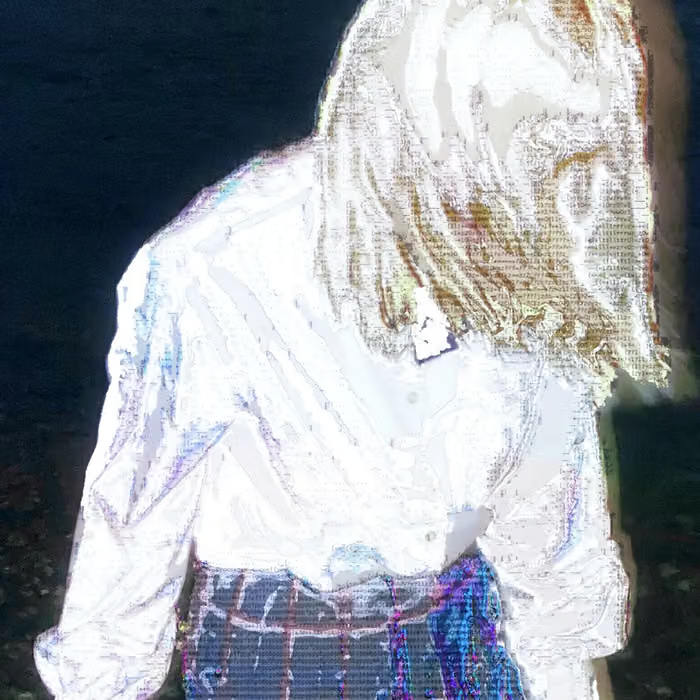
#> input picture test.png, 700 x 700 px
$ python HWweek1.py
#> lines starting #> are read from the running program, lines starting #| are printed output that depends on the picture; long printed decimals are rounded
import cv2, numpy as np, matplotlib.pyplot as plt

img = cv2.imread('test.png')
#> img is the input picture: shape (700, 700, 3); mean B, G, R 163, 156.7, 151.7
img_bw = cv2.cvtColor(img, cv2.COLOR_BGR2GRAY)
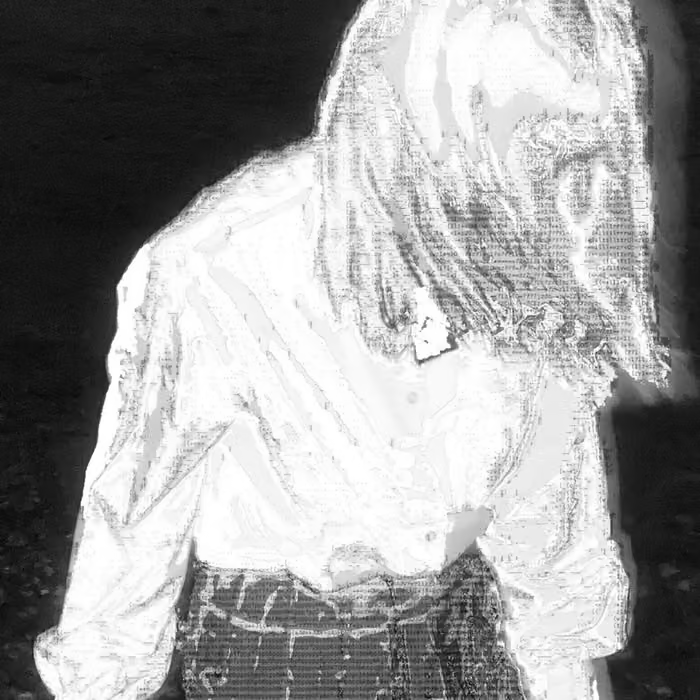
#> img_bw: shape (700, 700); min 5, max 255, mean 155.9
# pixel_value = img[100, 50]   # nilai satu piksel
# img_cropped = img[0:4, 0:4]  # potongan 4x4

print('tipe:', img.dtype)
#| tipe: uint8
print('shape:', img.shape)
#| shape: (700, 700, 3)
print('max:', img.max())
#| max: 255
print('min:', img.min())
#| min: 0
print('mean:', img.mean())
#| mean: 157.108
# plt.imshow(img_cropped)
# plt.show()

min_val, max_val, min_loc, max_loc = cv2.minMaxLoc(img_bw)
#> min_val = 5; max_val = 255; min_loc = (80, 79); max_loc = (448, 0)
x_gelap, y_gelap = min_loc
#> x_gelap = 80; y_gelap = 79
x_terang, y_terang = max_loc
#> x_terang = 448; y_terang = 0
potongan_gelap = img_bw[y_gelap : y_gelap+8, x_gelap : x_gelap+8]
potongan_terang = img_bw[y_terang : y_terang+8, x_terang : x_terang+8]
print(potongan_gelap)
#| [[ 5 15 19 22 24 24 24 22]
#|  [22 19 20 24 26 24 16 16]
#|  [22 21 20 24 26 23 17 17]
#|  [23 21 21 24 26 23 19 18]
#|  [25 23 21 24 26 24 19 18]
#|  [27 25 22 23 26 24 19 17]
#|  [27 25 23 23 26 24 17 15]
#|  [25 25 23 22 23 21 16 14]]
print(potongan_terang)
#| [[255 250 239 232 229 228 226 224]
#|  [255 249 238 231 229 228 226 224]
#|  [255 247 237 230 228 227 226 225]
#|  [253 245 235 229 228 227 226 225]
#|  [251 243 233 228 227 227 226 226]
#|  [248 240 231 227 227 227 227 226]
#|  [243 237 230 227 227 227 227 227]
#|  [239 234 229 227 228 227 228 228]]

plt.figure(1)
plt.imshow(potongan_gelap, cmap='gray', vmin=0, vmax=255)

plt.figure(2)
plt.imshow(potongan_terang, cmap='gray', vmin=0, vmax=255)
plt.show()
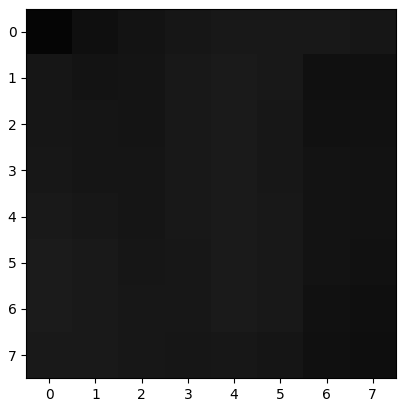
#> figure drawn by matplotlib, 1 panel
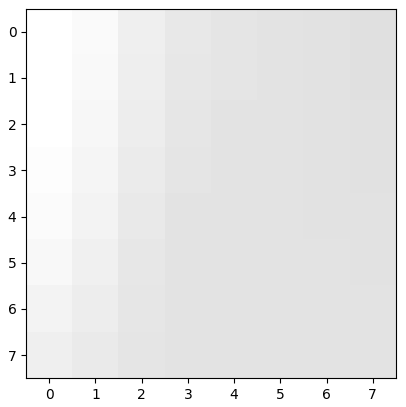
#> figure drawn by matplotlib, 1 panel
